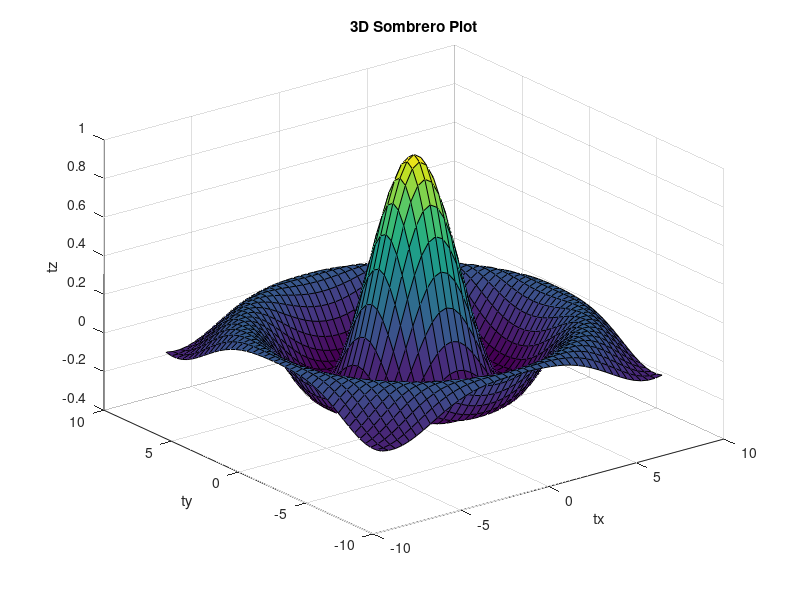

Reproduce this figure in MATLAB.
tx = ty = linspace(-8, 8, 41)';
[xx, yy] = meshgrid(tx, ty);
r = sqrt(xx .^2 + yy .^2 ) + eps;
tz = sin(r)./ r;
surf(tx, ty, tz);
xlabel("tx");
ylabel("ty");
zlabel("tz");
title("3D Sombrero Plot")
